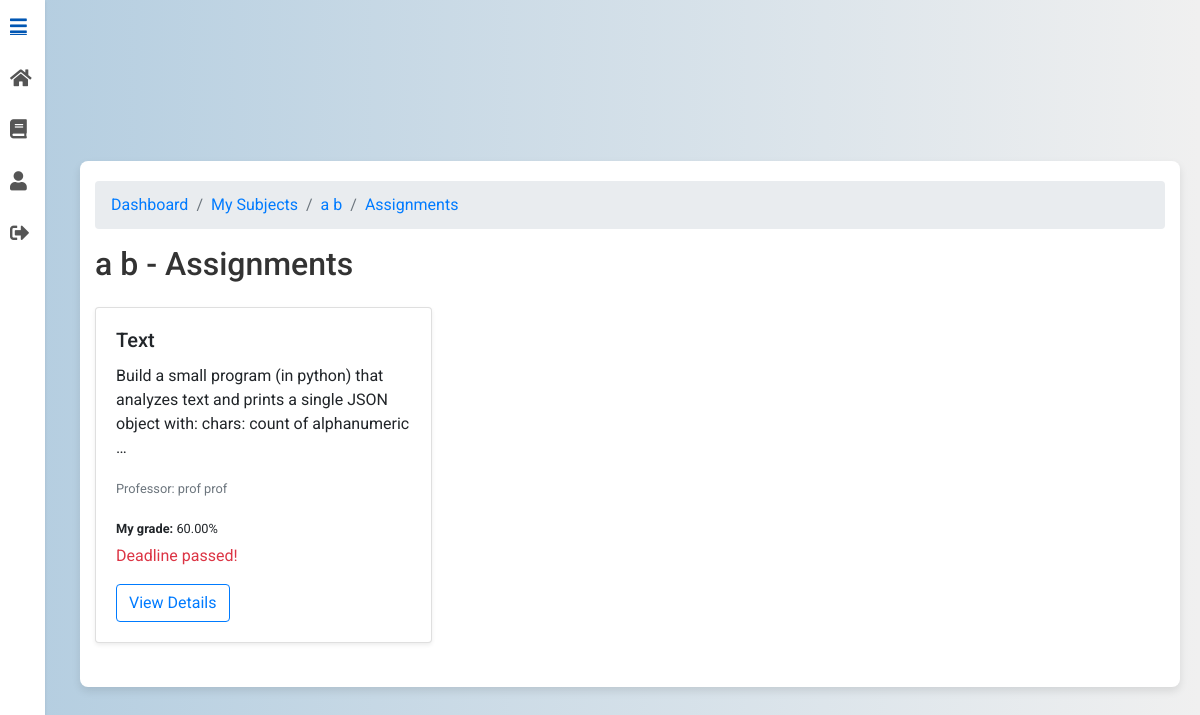
The page /assignments/45/ (signed in) on the database as committed earlier.
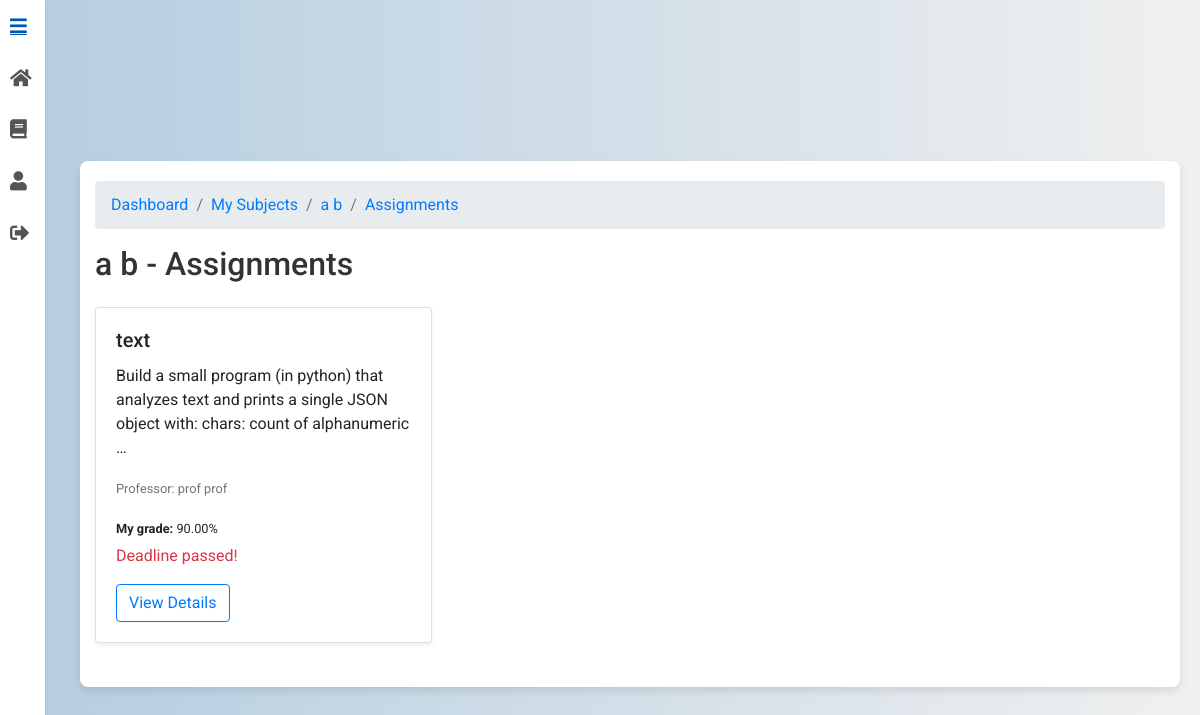
The same page on the database as committed later.
### subjects/models.py (models this page shows, shortened)
class Subject(models.Model):
    name = models.CharField(max_length=100)
    professor = models.ForeignKey(
        CustomUser,
        limit_choices_to={"role": "professor"},
        on_delete=models.CASCADE,
        editable=False,
    )
    description = models.TextField(blank=True)
    class Meta:
        ordering = ["name"]

### assignments/models.py (models this page shows, shortened)
class Assignment(models.Model):
    title = models.CharField(max_length=255)
    description = models.TextField()
    subject = models.ForeignKey(Subject, related_name="assignments", on_delete=models.CASCADE)
    professor = models.ForeignKey(CustomUser, limit_choices_to={'role': 'professor'}, on_delete=models.CASCADE)
    due_date = models.DateTimeField()
    file = models.FileField(upload_to=assignment_upload_path, blank=True, null=True)
    autograde_enabled = models.BooleanField(default=True)
    autograde_max_tokens = models.PositiveIntegerField(default=16000)
    autograde_leniency = models.PositiveIntegerField(default=5)
    autograde_weight_runtime = models.FloatField(default=0.7)
    autograde_weight_rubric = models.FloatField(default=0.3)
    autograde_job_scheduled = models.BooleanField(default=False)
    autograde_done_at = models.DateTimeField(blank=True, null=True)
    created_at = models.DateTimeField(auto_now_add=True)
    updated_at = models.DateTimeField(auto_now=True)

### users/models.py (models this page shows, shortened)
class CustomUser(AbstractUser):
    ROLE_CHOICES = [
        ('student', 'Student'),
        ('professor', 'Professor')
    ]
    role = models.CharField(max_length=10, choices=ROLE_CHOICES)
    institution = models.ForeignKey('Institution', on_delete=models.SET_NULL, null=True, blank=True)

### assignments/views.py (the view)
# urls.py: path("<int:subject_id>/", views.AssignmentListView.as_view(), name="assignment_list"),
class AssignmentListView(LoginRequiredMixin, BreadcrumbMixin, ListView):
    model = Assignment
    template_name = "assignment_list.html"
    context_object_name = "assignments"
    subject: Subject | None = None  # set in get_queryset
    def get_queryset(self):
        self.subject = get_object_or_404(Subject, pk=self.kwargs["subject_id"])
        if not (_is_owner_prof(self.request.user, self.subject) or _is_enrolled(self.request.user, self.subject)):
            return Assignment.objects.none()
        return (
            Assignment.objects.filter(subject=self.subject)
            .select_related("professor")
            .order_by("-due_date", "title")
        )
    def get_breadcrumbs(self):
        return [
            ("Dashboard", DASHBOARD_URL),
            ("My Subjects", reverse_lazy("subjects:my_subjects")),
            (self.subject.name, reverse_lazy("subjects:subject_detail", kwargs={"pk": self.subject.pk})),
            ("Assignments", self.request.path),
        ]
    def get_context_data(self, **kwargs):
        ctx = super().get_context_data(**kwargs)
        user = self.request.user
        ctx["subject"] = self.subject
        ctx["can_manage"] = _is_owner_prof(user, self.subject)
        ctx["breadcrumbs"] = self.get_breadcrumbs()
        if getattr(user, "role", None) != "professor":
            now = timezone.now()
            for a in ctx["assignments"]:
                a.can_submit = a.due_date > now
                a.my_submission_id = None
                a.my_grade_pct = None
            if HAS_SUBMISSIONS and ctx["assignments"]:
                subs = {
                    s.assignment_id: s
                    for s in AssignmentSubmission.objects.filter(
                        assignment__in=ctx["assignments"], student=user
                    ).only("id", "assignment_id", "grade_pct")
                }
                for a in ctx["assignments"]:
                    s = subs.get(a.id)
                    if s:
                        a.my_submission_id = s.id
                        a.my_grade_pct = getattr(s, "grade_pct", None)
                        a.can_submit = a.due_date > now  # can still re-submit before deadline
        return ctx

### UniGrading/mixin.py (called while the page is built)
    def get_context_data(self, **kwargs):
        context = super().get_context_data(**kwargs)
        context["breadcrumbs"] = self.get_breadcrumbs()
        return context

### assignments/views.py (called while the page is built)
def _is_owner_prof(user, subject: Subject) -> bool:
    return getattr(user, "role", None) == "professor" and subject.professor_id == user.id

def _is_enrolled(user, subject: Subject) -> bool:
    return Enrollment.objects.filter(user=user, subject=subject).exists()

### assignments/templates/assignment_list.html (shortened to what this page needs)
{% extends 'base.html' %}
{% load static %}
{% load view_breadcrumbs %}
{% block content %}
<div class="container mt-5">
  <nav aria-label="breadcrumb">
    <ol class="breadcrumb">
      {% for name, url in breadcrumbs %}
        <li class="breadcrumb-item"><a href="{{ url }}">{{ name }}</a></li>
      {% endfor %}
    </ol>
  </nav>
  <div class="d-flex justify-content-between mb-3">
    <h2>{{ subject.name }} - Assignments</h2>
  </div>
  <div class="row">
    {% for assignment in assignments %}
      <div class="col-md-4">
        <div class="card mb-4 shadow-sm">
          <div class="card-body">
            <h5 class="card-title">{{ assignment.title }}</h5>
            <p class="card-text">{{ assignment.description|truncatewords:20 }}</p>
            <p class="card-text">
              <small class="text-muted">
                Professor: {{ assignment.professor.get_full_name|default:assignment.professor.email }}
              </small>
            </p>
            {% if user.role != "professor" and assignment.my_grade_pct is not None %}
              <p class="mb-1">
                <small><strong>My grade:</strong> {{ assignment.my_grade_pct|floatformat:2 }}%</small>
              </p>
            {% endif %}
            <p class="card-text text-danger" id="countdown-{{ assignment.pk }}">
            </p>
            <div class="d-flex flex-wrap align-items-center">
              <a href="{% url 'assignments:assignment_detail' assignment.pk %}" class="btn btn-outline-primary">
                View Details
              </a>
            </div>
          </div>
        </div>
      </div>
    {% empty %}
      <div class="col-12">
        <p class="text-muted text-center">No assignments available.</p>
      </div>
    {% endfor %}
  </div>
</div>
{% endblock %}

Rows that differ between the two databases and show on the page:
removed Assignment: title "Text", description "Build a small program (in python) that analyzes text and prints a single JSON object with: chars: count of alphanumeric …", professor.get_full_name "prof prof", my_grade_pct "60.00"
added Assignment: title "text", description "Build a small program (in python) that analyzes text and prints a single JSON object with: chars: count of alphanumeric …", professor.get_full_name "prof prof", my_grade_pct "90.00"
